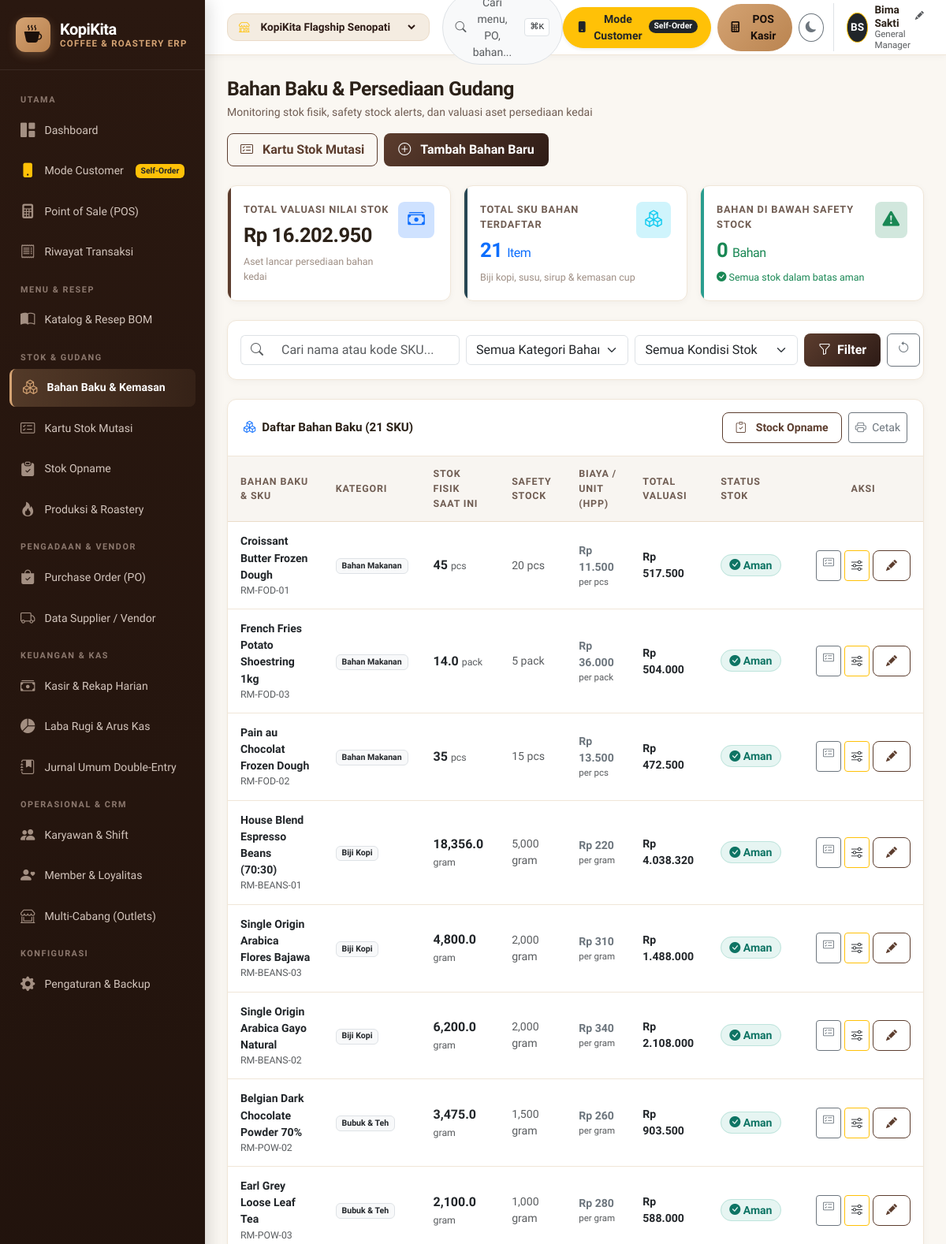
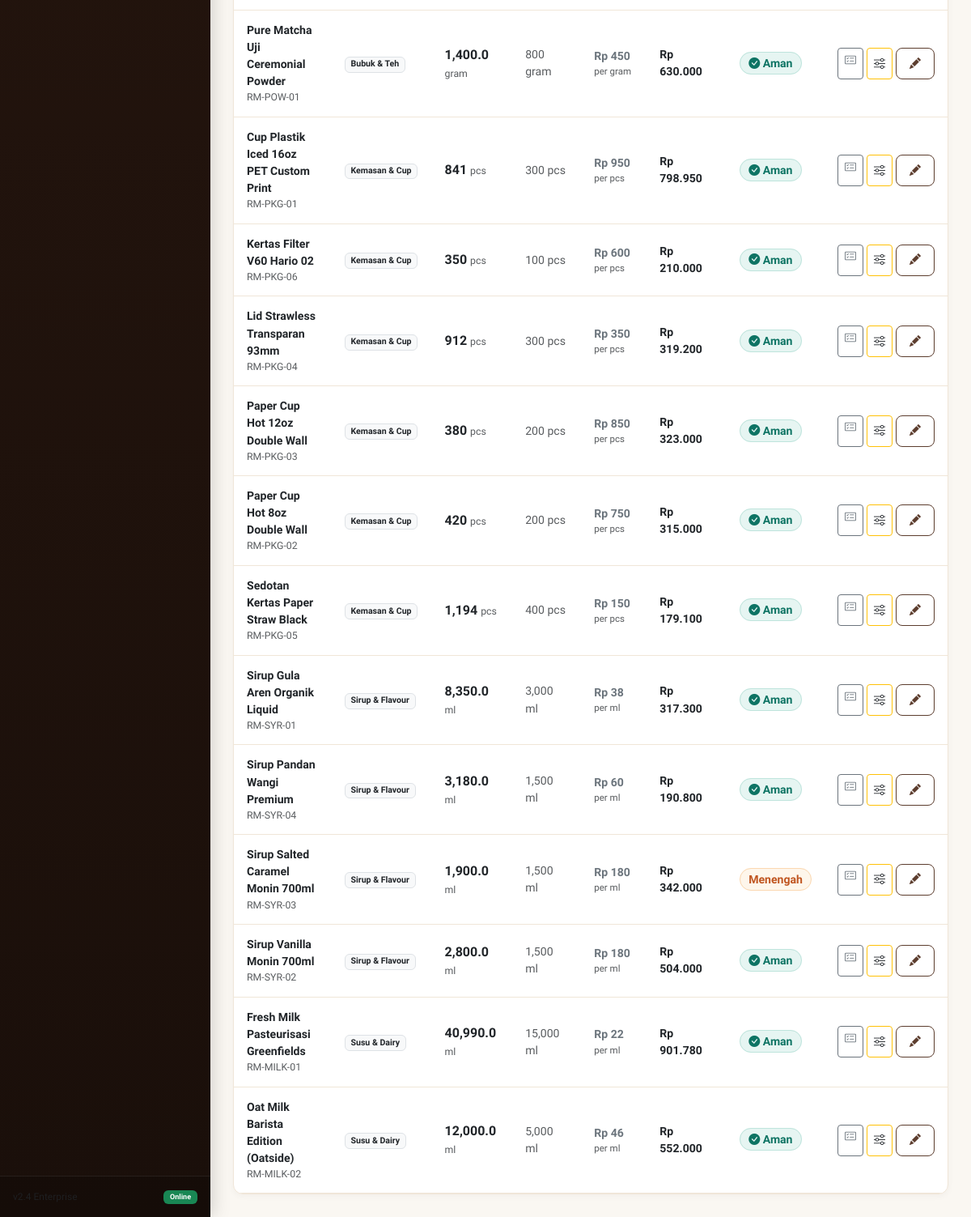
Before: /inventory.php with the older database file (2 pictures, top to bottom).
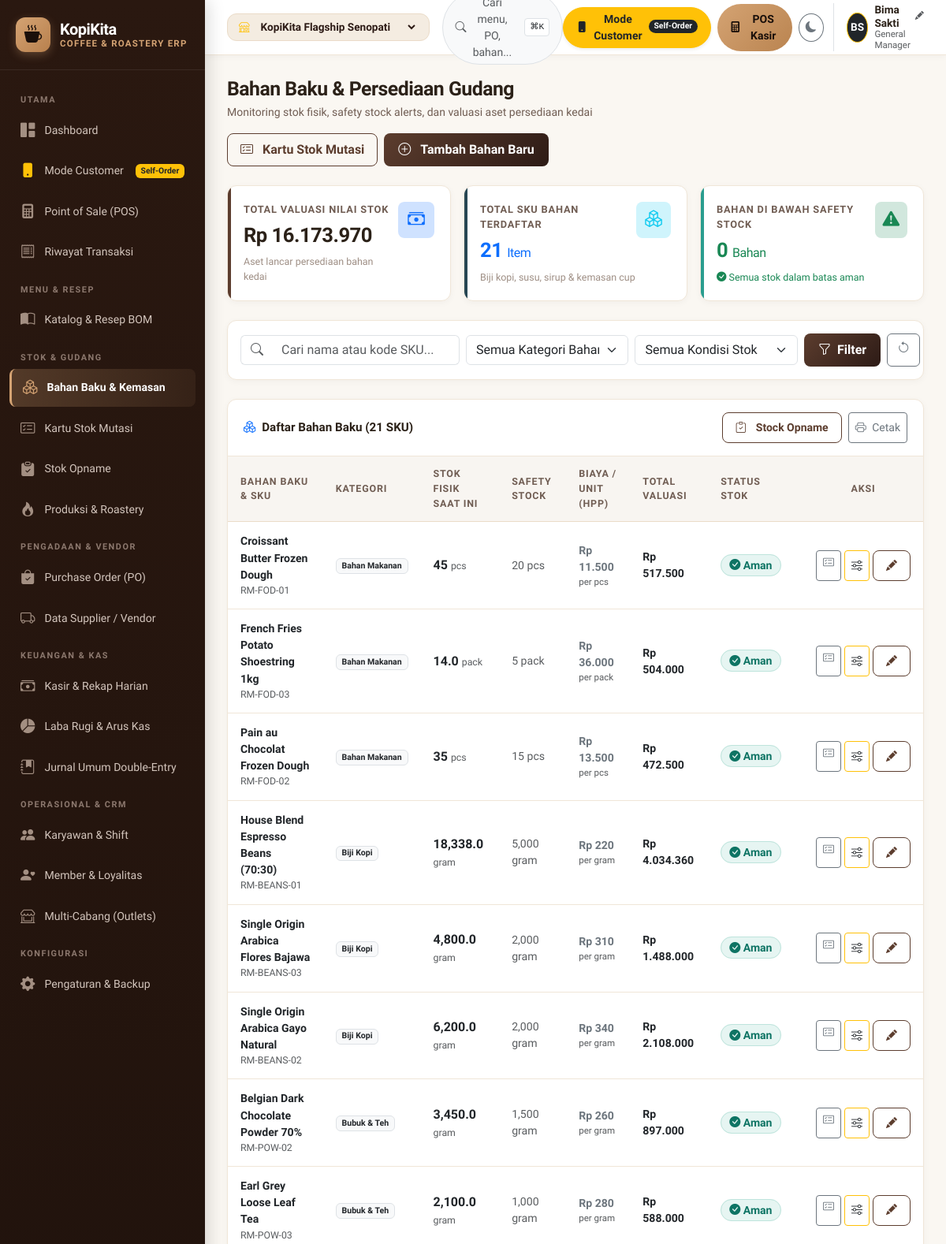
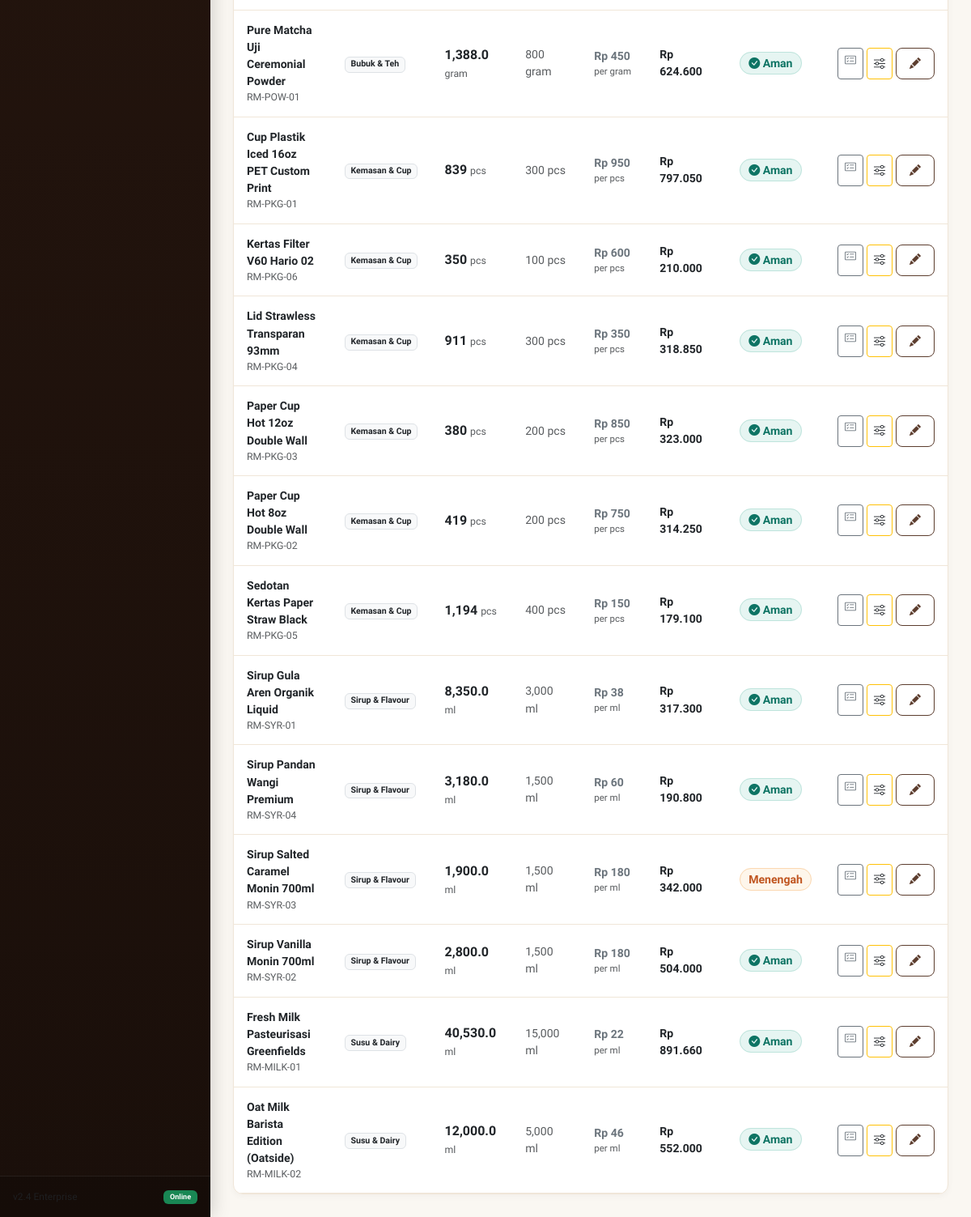
After: the same page with the newer database file (2 pictures, top to bottom).
### tables this page shows
CREATE TABLE app_settings (
    key_name TEXT PRIMARY KEY,
    val_text TEXT
);

CREATE TABLE raw_materials (
    id INTEGER PRIMARY KEY AUTOINCREMENT,
    code TEXT UNIQUE NOT NULL,
    name TEXT NOT NULL,
    category TEXT NOT NULL,
    unit TEXT NOT NULL,
    current_stock REAL DEFAULT 0,
    min_stock REAL DEFAULT 10,
    cost_per_unit REAL DEFAULT 0,
    outlet_id INTEGER DEFAULT 1,
    created_at TEXT DEFAULT (datetime('now', 'localtime')),
    FOREIGN KEY (outlet_id) REFERENCES outlets(id)
);

### includes/db.php (called while the page is built, shortened)
<?php
$isVercel = !empty($_ENV['VERCEL']) || !empty(getenv('VERCEL')) || !is_writable(dirname(__DIR__));
try {
    $db = new PDO('sqlite:' . DB_FILE);
    $db->setAttribute(PDO::ATTR_ERRMODE, PDO::ERRMODE_EXCEPTION);
    $db->setAttribute(PDO::ATTR_DEFAULT_FETCH_MODE, PDO::FETCH_ASSOC);
    $db->exec('PRAGMA foreign_keys = ON;');
    if (!$isVercel) {
        $db->exec('PRAGMA journal_mode = WAL;');
    }
} catch (PDOException $e) {
    die("KopiKita ERP Database Error: " . $e->getMessage());
}
function dbQuery($sql, $params = []) {
    global $db;
    $stmt = $db->prepare($sql);
    $stmt->execute($params);
    return $stmt;
}
function dbFetchOne($sql, $params = []) {
    $stmt = dbQuery($sql, $params);
    return $stmt->fetch();
}
function dbFetchAll($sql, $params = []) {
    $stmt = dbQuery($sql, $params);
    return $stmt->fetchAll();
}

### includes/functions.php (called while the page is built, shortened)
<?php
require_once __DIR__ . '/db.php';
function formatRupiah($amount, $withPrefix = true) {
    $num = is_numeric($amount) ? (float)$amount : 0;
    $formatted = number_format($num, 0, ',', '.');
    return $withPrefix ? 'Rp ' . $formatted : $formatted;
}
function getCurrentOutletId() {
    return $_SESSION['active_outlet_id'] ?? 1;
}
function getCurrentOutlet() {
    $outletId = getCurrentOutletId();
    $outlet = dbFetchOne("SELECT * FROM outlets WHERE id = ?", [$outletId]);
    return $outlet;
}
function getAllOutlets() {
    return dbFetchAll("SELECT * FROM outlets WHERE is_active = 1 ORDER BY id ASC");
}
function getCurrentUser() {
    $managerName = getAppSetting('manager_name', 'Kevin Wijaya');
    $managerRole = getAppSetting('manager_role', 'Store Manager');
    $activeRole = $_SESSION['active_role'] ?? 'manager';
    $initials = '';
    $parts = explode(' ', trim($managerName));
    foreach ($parts as $p) {
        if (!empty($p)) $initials .= strtoupper(substr($p, 0, 1));
        if (strlen($initials) >= 2) break;
    }
    $user = [
        'name' => $managerName,
        'role' => $managerRole,
        'initials' => $initials,
        'active_role' => $activeRole
    ];
    return $user;
}
function getAppSetting($key, $default = '') {
    $row = dbFetchOne("SELECT val_text FROM app_settings WHERE key_name = ?", [$key]);
    return $row ? $row['val_text'] : $default;
}

### inventory.php (the view, shortened to what the rows shown need)
<?php
require_once __DIR__ . '/includes/header.php';
$outletId = $currentOutlet['id'];
$where = ["outlet_id = :outlet_id"];
$params = [':outlet_id' => $outletId];
$whereClause = implode(' AND ', $where);
$materials = dbFetchAll("
    SELECT * FROM raw_materials
    WHERE {$whereClause}
    ORDER BY (current_stock <= min_stock) DESC, category ASC, name ASC
", $params);
?>
<div class="page-header">
    <div>
        <h1 class="page-title">Bahan Baku & Persediaan Gudang</h1>
    </div>
</div>
<div class="card-coffee">
    <div class="table-responsive">
        <table class="table-coffee table-hover">
            <thead>
                <tr>
                    <th>Bahan Baku & SKU</th>
                    <th>Kategori</th>
                    <th>Stok Fisik Saat Ini</th>
                    <th>Safety Stock</th>
                    <th>Biaya / Unit (HPP)</th>
                    <th>Total Valuasi</th>
                    <th>Status Stok</th>
                    <th class="text-center">Aksi</th>
                </tr>
            </thead>
            <tbody>
                <?php if (empty($materials)): ?>
                    <tr>
                        <td colspan="8" class="text-center py-5 text-muted">
                            <i class="bi bi-box-seam fs-1 d-block mb-2 text-secondary"></i>
                            Tidak ada data bahan baku pada filter ini.
                        </td>
                    </tr>
                <?php else: ?>
                    <?php foreach ($materials as $m): ?>
                        <?php
                            $isLow = $m['current_stock'] <= $m['min_stock'];
                            $ratio = $m['min_stock'] > 0 ? ($m['current_stock'] / $m['min_stock']) : 1;
                            $valuation = $m['current_stock'] * $m['cost_per_unit'];
                        ?>
                        <tr class="<?php echo $isLow ? 'table-danger-subtle' : ''; ?>">
                            <td>
                                <div class="fw-bold text-dark"><?php echo htmlspecialchars($m['name']); ?></div>
                                <div class="text-muted small"><?php echo htmlspecialchars($m['code']); ?></div>
                            </td>
                            <td>
                                <span class="badge bg-light text-dark border">
                                    <?php echo htmlspecialchars($m['category']); ?>
                                </span>
                            </td>
                            <td>
                                <span class="fw-bold fs-6 <?php echo $isLow ? 'text-danger' : 'text-dark'; ?>">
                                    <?php echo number_format($m['current_stock'], $m['unit'] === 'pcs' ? 0 : 1); ?>
                                </span>
                                <span class="text-muted small"><?php echo htmlspecialchars($m['unit']); ?></span>
                            </td>
                            <td>
                                <span class="text-muted">
                                    <?php echo number_format($m['min_stock'], 0); ?> <?php echo htmlspecialchars($m['unit']); ?>
                                </span>
                            </td>
                            <td>
                                <div class="fw-bold text-secondary"><?php echo formatRupiah($m['cost_per_unit']); ?></div>
                                <div class="text-muted" style="font-size: 0.72rem;">per <?php echo htmlspecialchars($m['unit']); ?></div>
                            </td>
                            <td class="fw-bold text-dark">
                                <?php echo formatRupiah($valuation); ?>
                            </td>
                            <td>
                                <?php if ($m['current_stock'] <= 0): ?>
                                    <span class="badge-soft-danger"><i class="bi bi-x-circle-fill"></i> Habis</span>
                                <?php elseif ($isLow): ?>
                                    <span class="badge-soft-danger"><i class="bi bi-exclamation-triangle-fill"></i> Kritis / Reorder</span>
                                <?php elseif ($ratio < 1.5): ?>
                                    <span class="badge-soft-warning">Menengah</span>
                                <?php else: ?>
                                    <span class="badge-soft-success"><i class="bi bi-check-circle-fill"></i> Aman</span>
                                <?php endif; ?>
                            </td>
                            <td class="text-center">
                                <div class="d-flex justify-content-center gap-1">
                                    <a href="stock_card.php?material_id=<?php echo $m['id']; ?>" class="btn btn-sm btn-outline-secondary" title="Kartu Stok Mutasi">
                                        <i class="bi bi-card-checklist"></i>
                                    </a>
                                    <button class="btn btn-sm btn-outline-warning text-dark" title="Penyesuaian Stok Cepat (Waste/Selisih)"
                                            onclick="openQuickAdjustModal(<?php echo $m['id']; ?>, '<?php echo htmlspecialchars(addslashes($m['name'])); ?>', <?php echo (float)$m['current_stock']; ?>, '<?php echo htmlspecialchars($m['unit']); ?>')">
                                        <i class="bi bi-sliders"></i>
                                    </button>
                                    <a href="inventory_form.php?id=<?php echo $m['id']; ?>" class="btn btn-sm btn-outline-coffee" title="Edit Data Bahan">
                                        <i class="bi bi-pencil-fill"></i>
                                    </a>
                                </div>
                            </td>
                        </tr>
                    <?php endforeach; ?>
                <?php endif; ?>
            </tbody>
        </table>
    </div>
</div>
<?php require_once __DIR__ . '/includes/footer.php'; ?>

### includes/header.php (shortened to what the rows shown need)
<?php
require_once __DIR__ . '/functions.php';
$currentOutlet = getCurrentOutlet();
$allOutlets = getAllOutlets();
$currentUser = getCurrentUser();
?>
<!DOCTYPE html>
<html lang="id" data-theme="light">
<head>
    <link href="https://cdn.jsdelivr.net/npm/bootstrap@5.3.3/dist/css/bootstrap.min.css" rel="stylesheet">
    <link rel="stylesheet" href="https://cdn.jsdelivr.net/npm/bootstrap-icons@1.11.3/font/bootstrap-icons.min.css">
    <link rel="stylesheet" href="assets/css/style.css">
</head>
<body>
<div class="app-container">
    <?php require_once __DIR__ . '/sidebar.php'; ?>
    <div class="app-main">
        <header class="app-header">
            <div class="d-flex align-items-center gap-2">
                <div class="d-flex align-items-center gap-2 border-start ps-3 ms-1" style="cursor: pointer;" data-bs-toggle="modal" data-bs-target="#userProfileModal" title="Klik untuk Ganti Nama Manager & Role">
                    <div class="d-none d-md-block text-start" style="line-height: 1.2;">
                        <div class="fw-bold d-flex align-items-center gap-1" style="font-size: 0.85rem;">
                            <span id="headerUserName"><?php echo htmlspecialchars($currentUser['name']); ?></span>
                            <i class="bi bi-pencil-fill text-muted" style="font-size: 0.7rem;"></i>
                        </div>
                    </div>
                </div>
            </div>
        </header>
        <main class="page-body">

Changed rows visible on the page:
changed raw_materials "House Blend Espresso Beans (70:30)": current_stock+unit "18,356.0" → "18,338.0"; formatRupiah($valuation) "Rp 4.038.320" → "Rp 4.034.360"
changed raw_materials "Belgian Dark Chocolate Powder 70%": current_stock+unit "3,475.0" → "3,450.0"; formatRupiah($valuation) "Rp 903.500" → "Rp 897.000"
changed raw_materials "Pure Matcha Uji Ceremonial Powder": current_stock+unit "1,400.0" → "1,388.0"; formatRupiah($valuation) "Rp 630.000" → "Rp 624.600"
changed raw_materials "Cup Plastik Iced 16oz PET Custom Print": current_stock "841" → "839"; formatRupiah($valuation) "Rp 798.950" → "Rp 797.050"
changed raw_materials "Lid Strawless Transparan 93mm": current_stock "912" → "911"; formatRupiah($valuation) "Rp 319.200" → "Rp 318.850"
changed raw_materials "Paper Cup Hot 8oz Double Wall": current_stock "420" → "419"; formatRupiah($valuation) "Rp 315.000" → "Rp 314.250"
changed raw_materials "Fresh Milk Pasteurisasi Greenfields": current_stock+unit "40,990.0" → "40,530.0"; formatRupiah($valuation) "Rp 901.780" → "Rp 891.660"
Other visible differences:
formatRupiah($kpis['total_valuation']): "Rp 16.202.950" → "Rp 16.173.970"
